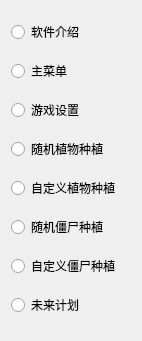
  <widget class="QWidget" name="layoutWidget">
   <property name="geometry">
    <rect>
     <x>10</x>
     <y>10</y>
     <width>142</width>
     <height>341</height>
    </rect>
   </property>
   <layout class="QVBoxLayout" name="verticalLayout">
    <item>
     <widget class="QRadioButton" name="radioButton">
      <property name="text">
       <string>软件介绍</string>
      </property>
     </widget>
    </item>
    <item>
     <widget class="QRadioButton" name="radioButton_2">
      <property name="text">
       <string>主菜单</string>
      </property>
     </widget>
    </item>
    <item>
     <widget class="QRadioButton" name="radioButton_3">
      <property name="text">
       <string>游戏设置</string>
      </property>
     </widget>
    </item>
    <item>
     <widget class="QRadioButton" name="radioButton_4">
      <property name="text">
       <string>随机植物种植</string>
      </property>
     </widget>
    </item>
    <item>
     <widget class="QRadioButton" name="radioButton_5">
      <property name="text">
       <string>自定义植物种植</string>
      </property>
     </widget>
    </item>
    <item>
     <widget class="QRadioButton" name="radioButton_6">
      <property name="text">
       <string>随机僵尸种植</string>
      </property>
     </widget>
    </item>
    <item>
     <widget class="QRadioButton" name="radioButton_7">
      <property name="text">
       <string>自定义僵尸种植</string>
      </property>
     </widget>
    </item>
    <item>
     <widget class="QRadioButton" name="radioButton_8">
      <property name="text">
       <string>未来计划</string>
      </property>
     </widget>
    </item>
   </layout>
  </widget>
